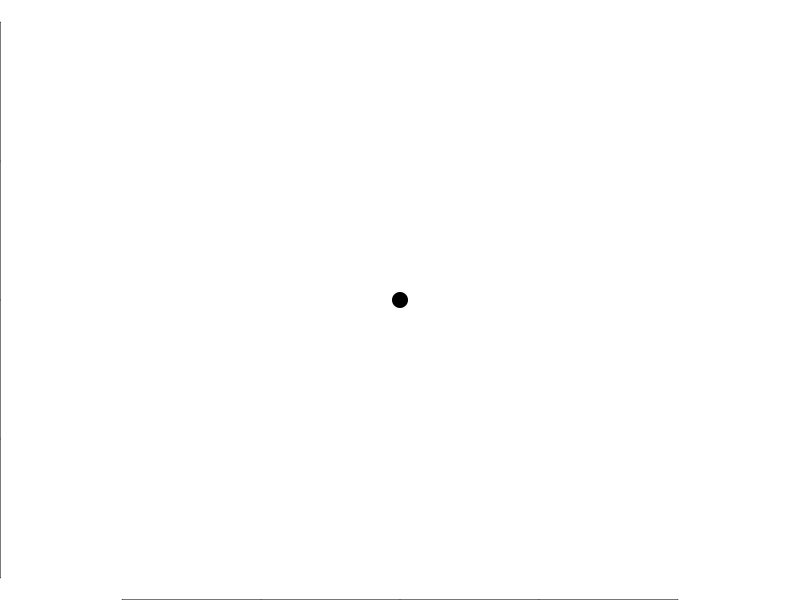

R code for this plot: (Note: this script raises an error after producing the figure.)
# Create a skills point
skillsPointsCurrent <- data.frame("Programming"=4, 
                                  "Statistics"=3,
                                  "Databases"=2,
                                  "Projects"=3,
                                  "Web"=3,
                                  "Versioning"=3)

# Set parameters for radar chart
min <- 0
max <- 4

# Normalise the scores to vary between zero and 1


par(mar=c(0,0,0,0))
plot(x=NULL, y=NULL, xlim=c(-1, 1), ylim=c(-1, 1), bty="n", asp=1)

points(x=0, y=0, pch=19, cex=2)

n <- 10 # number of points you want on the unit circle
#pts.circle <- t(sapply(1:n,function(r)c(cos(2*r*pi/n),sin(2*r*pi/n))))
pts.circle <- generateEquiDistantPointsOnCircle(n)
points(pts.circle, col='red', pch=19, xlab='x', ylab='y')
points(pts.circle*0.5, col='blue', pch=19, xlab='x', ylab='y')

polygon(pts.circle, col=rgb(0,0,0, 0.5), border=NA)
polygon(pts.circle*0.5, col=rgb(0,0,0, 0.5), border=NA)


#### FUNCTIONS ####

rescale <- function(values, newMin, newMax){
  
  # Calculate current range of values
  currentRange <- range(values)
  min <- currentRange[1]
  max <- currentRange[2]
  
  # Rescale the values to vary between new range
  rescaledValues <- (((values - min)/(max - min)) * (newMax - newMin)) + newMin
  
  return(rescaledValues)
}

generateEquiDistantPointsOnCircle <- function(numberOfPoints, radius=1, origin=c(0,0)){
  
  # Code adapted from: https://stackoverflow.com/questions/40279052/coordinates-of-equally-distanced-n-points-on-a-circle-in-r
  
  # Generate equidistant points on circle
  points <- sapply(1:n, 
                   function(position, n){
                     
                     # Calculate the X coordinate
                     x <- cos(2 * position * pi/n)
                     
                     # Calculate the Y coordinate
                     y <- sin(2 * position * pi/n)
                     
                     return(c(x, y))
                   }, n)
  
  # Transpose the matrix for plotting
  points <- t(points)
  
  # Move points based on radius
  points <- points * radius
  
  # Move points based on origin
  points[, 1] <- points[, 1] + origin[0]
  points[, 2] <- points[, 2] + origin[1]
  
  return(points)
}

findPointOnLine <- function(destination, radius, origin=c(0,0)){
  
  # Maths taken from: https://math.stackexchange.com/questions/175896/finding-a-point-along-a-line-a-certain-distance-away-from-another-point
  
  # Store the differences between destination and origin
  differences <- c(destination[1] - origin[1], destination[2] - origin[2])
  
  # Normalise those differences 
  normalised <- differences / sqrt(sum(differences^2))
  
  # Calculate the coordinates of the point on the outer circle
  point <- origin + (radius * normalised)
  
  return(point)
}